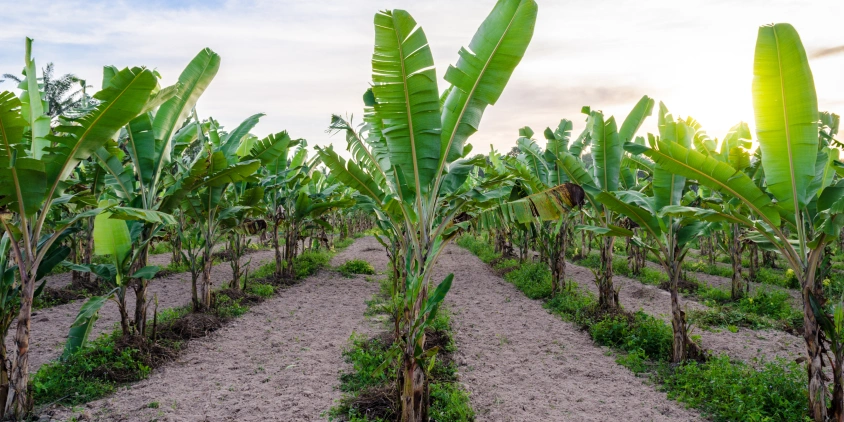
#> input picture 2_planificacion/3_evaluacion/5_proyectos/proyecto_3_conteo_ganado/cultivo platano.webp, 844 x 422 px
$ jupyter execute proyecto_3_conteo_cultivos.ipynb
#> lines starting #> are read from the running program, lines starting #| are printed output that depends on the picture; after the words box and inside, x2 and y2 are one past the last pixel; in counts of white or black regions, pixels touching at a corner belong together
[cell 1]
import cv2
import numpy as np
import matplotlib.pyplot as plt

# 1. Cargar la imagen
img = cv2.imread("cultivo platano.webp")
#> img is the input picture: shape (422, 844, 3); mean B, G, R 105.7, 138.1, 126

# Convertir de BGR (OpenCV) a RGB (para visualización)
img_rgb = cv2.cvtColor(img, cv2.COLOR_BGR2RGB)

# 2. Convertir a HSV para segmentar el color verde
hsv = cv2.cvtColor(img, cv2.COLOR_BGR2HSV)
#> hsv: shape (422, 844, 3); mean H, S, V 62.4, 90.5, 142.3

# Rango de verdes (puede ajustarse según la iluminación)
lower_green = np.array([30, 40, 40])
upper_green = np.array([85, 255, 255])

# 3. Crear máscara para lo verde
mask = cv2.inRange(hsv, lower_green, upper_green)
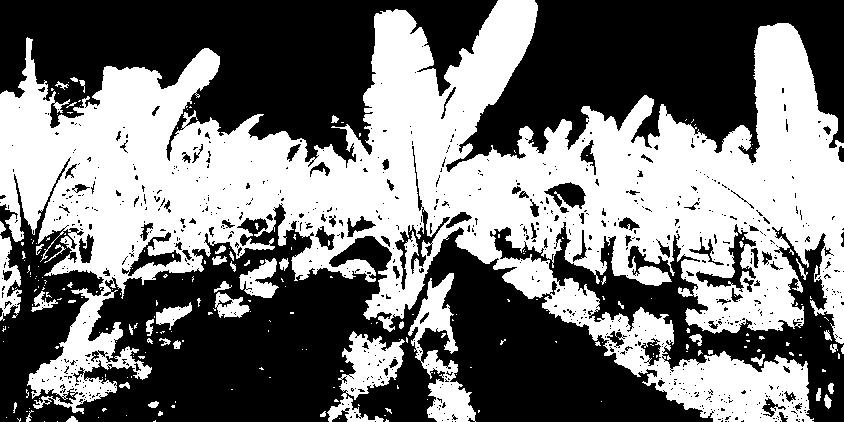
#> mask: shape (422, 844); 46.9% white; 243 white regions (195 under 20 px), largest, box (x1, y1, x2, y2) and area: (0, 0, 844, 422) 154511, (408, 273, 476, 422) 3709, (327, 331, 405, 422) 2962

# 4. Aplicar operaciones morfológicas para limpiar ruido
kernel = np.ones((7,7), np.uint8)
mask_clean = cv2.morphologyEx(mask, cv2.MORPH_OPEN, kernel)
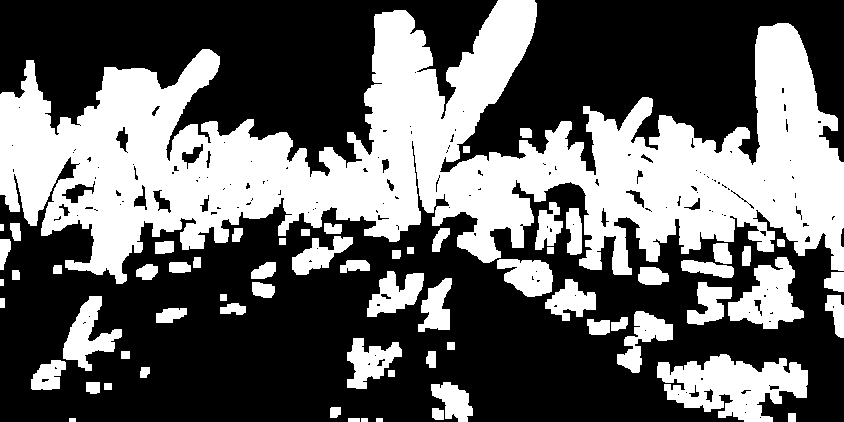
#> mask_clean: shape (422, 844); 39.4% white; 66 white regions, largest, box (x1, y1, x2, y2) and area: (0, 0, 844, 284) 107791, (657, 354, 808, 422) 6129, (728, 257, 804, 329) 2958
mask_clean = cv2.morphologyEx(mask_clean, cv2.MORPH_CLOSE, kernel)
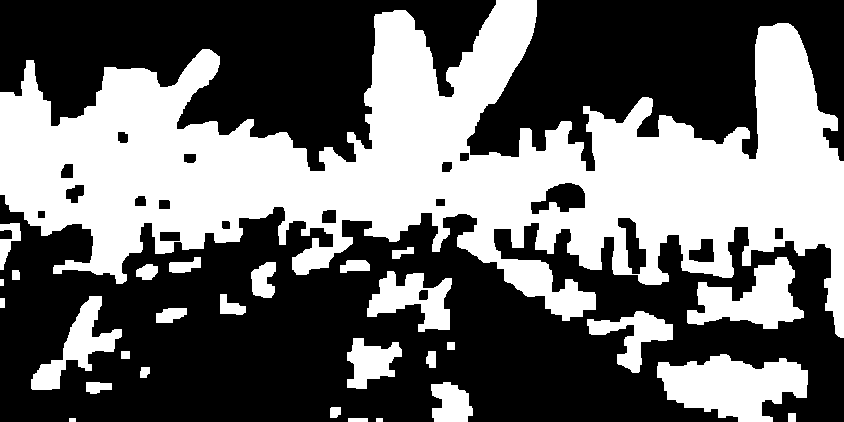
#> mask_clean: shape (422, 844); 41.6% white; 29 white regions

# 5. Detectar contornos de las plantas
contours, _ = cv2.findContours(mask_clean, cv2.RETR_EXTERNAL, cv2.CHAIN_APPROX_SIMPLE)
#> contours = 29 contours, 3 with area under 20; largest, box (x1, y1, x2, y2) and area: (0, 0, 844, 338) 123782, (657, 354, 808, 422) 6435, (687, 257, 804, 329) 4118, (367, 271, 452, 332) 2648, (31, 296, 122, 390) 2580

# 6. Dibujar contornos y contar plantas
output = img_rgb.copy()
for i, cnt in enumerate(contours):
    x, y, w, h = cv2.boundingRect(cnt)
    if w*h > 300:  # filtro para evitar ruido muy pequeño
        cv2.rectangle(output, (x,y), (x+w, y+h), (255,0,0), 2)
        cv2.putText(output, str(i+1), (x, y-5), cv2.FONT_HERSHEY_SIMPLEX,
                    0.7, (255,0,0), 2)
#> this loop made 29 passes
#> (x, y, w, h) on passes 5, 6, 7, 8, 9, 10, 13, 14, 15, 17, 18, 20: (330, 407, 11, 11), (431, 382, 42, 40), (86, 382, 26, 12), (140, 367, 10, 11), (657, 354, 151, 68), (426, 351, 10, 17), (347, 338, 55, 51), (587, 311, 86, 62), (156, 308, 31, 15), (31, 296, 91, 94), (220, 294, 26, 21), (367, 271, 85, 61)
#> (cnt, x, y, w, h) on passes 1, 2, 3, 4, 11, 12: ([[376, 418], [376, 421], [382, 421], [382, 418]], 376, 418, 7, 4), ([[348, 418], [348, 421], [367, 421], [367, 418]], 348, 418, 20, 4), ([[69, 418], [69, 421], [75, 421], [75, 418]], 69, 418, 7, 4), ([[788, 413], [788, 421], [795, 421], [795, 413]], 788, 413, 8, 9), ([[121, 351], [121, 358], [129, 358], [129, 351]], 121, 351, 9, 8), ([[447, 342], [447, 349], [454, 349], [454, 342]], 447, 342, 8, 8)
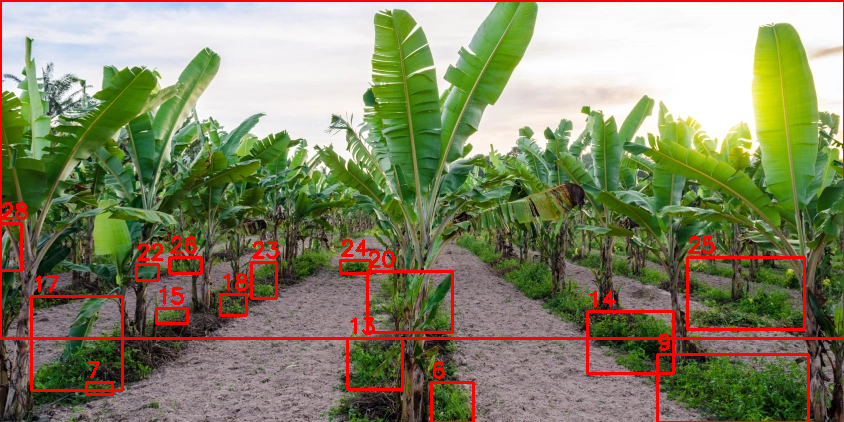
#> output: shape (422, 844, 3); mean R, G, B 132.8, 133.4, 101.8

print("Número de plantas detectadas:", len(contours))
#| Número de plantas detectadas: 29

# 7. Mostrar resultados
plt.figure(figsize=(15,5))
plt.subplot(1,3,1); plt.title("Imagen Original"); plt.imshow(img_rgb); plt.axis("off")
plt.subplot(1,3,2); plt.title("Máscara Verde"); plt.imshow(mask_clean, cmap="gray"); plt.axis("off")
plt.subplot(1,3,3); plt.title("Plantas Detectadas"); plt.imshow(output); plt.axis("off")
plt.savefig(r"C:\Users\marco\Downloads\deteccion_plantas.png")
plt.show()
